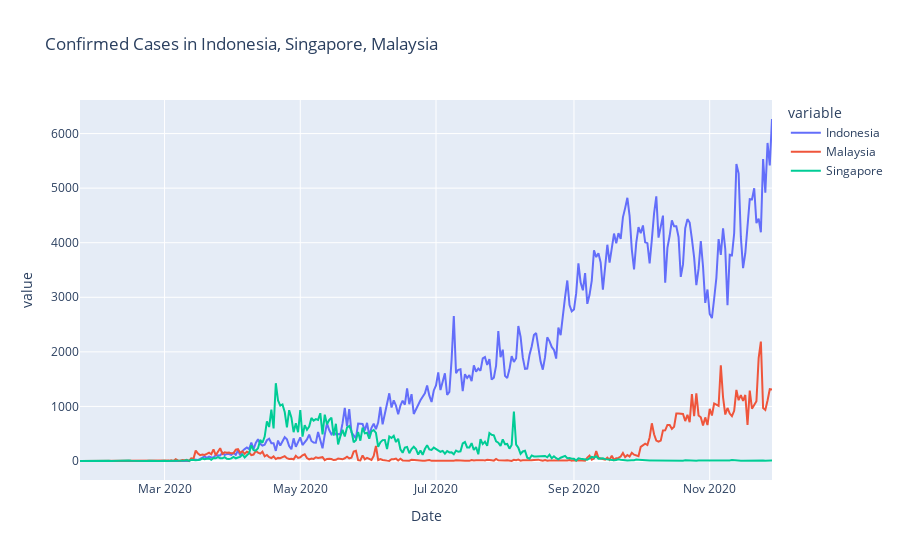

Notebook source saved alongside this figure:
### Code cell
px.line(asia_confirm, 
        x='Date', 
        y=['Indonesia', 'Malaysia', 'Singapore'], 
        labels={'x': "Date", 'y':'Indonesia'}, 
        title='Confirmed Cases in Indonesia, Singapore, Malaysia')

### Figure 1 — Plotly figure (JSON) as saved in the notebook; plotly's stock layout.template omitted (floating-point values rounded to 4 significant figures; data arrays with more than 128 entries replaced by an {"elided": "..."} marker saying what was removed)
{"data": [{"hovertemplate": "variable=Indonesia<br>Date=%{x}<br>value=%{y}<extra></extra>", "legendgroup": "Indonesia", "line": {"color": "#636efa", "dash": "solid"}, "marker": {"symbol": "circle"}, "mode": "lines", "name": "Indonesia", "orientation": "v", "showlegend": true, "type": "scatter", "x": {"elided": "312 str values"}, "xaxis": "x", "y": {"elided": "312 int values"}, "yaxis": "y"}, {"hovertemplate": "variable=Malaysia<br>Date=%{x}<br>value=%{y}<extra></extra>", "legendgroup": "Malaysia", "line": {"color": "#EF553B", "dash": "solid"}, "marker": {"symbol": "circle"}, "mode": "lines", "name": "Malaysia", "orientation": "v", "showlegend": true, "type": "scatter", "x": {"elided": "312 str values"}, "xaxis": "x", "y": {"elided": "312 int values"}, "yaxis": "y"}, {"hovertemplate": "variable=Singapore<br>Date=%{x}<br>value=%{y}<extra></extra>", "legendgroup": "Singapore", "line": {"color": "#00cc96", "dash": "solid"}, "marker": {"symbol": "circle"}, "mode": "lines", "name": "Singapore", "orientation": "v", "showlegend": true, "type": "scatter", "x": {"elided": "312 str values"}, "xaxis": "x", "y": {"elided": "312 int values"}, "yaxis": "y"}], "layout": {"legend": {"title": {"text": "variable"}, "tracegroupgap": 0}, "title": {"text": "Confirmed Cases in Indonesia, Singapore, Malaysia"}, "xaxis": {"anchor": "y", "domain": [0, 1], "title": {"text": "Date"}}, "yaxis": {"anchor": "x", "domain": [0, 1], "title": {"text": "value"}}}}
